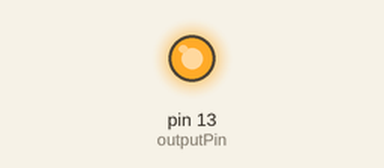
The sketch below on a simulated Arduino Uno, built with avr-gcc and run on an emulated ATmega328P. Shown: output pins drawn as LEDs (lit = HIGH).

Above: at 2.5 s.
At 7.5 s:
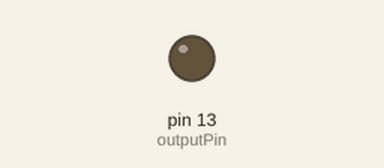
Timing chart, 0 to 13.0 s (numbered marks = the images above):
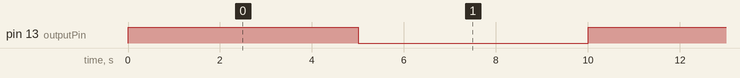

Measured:
- by itself, pin 13 (outputPin): alternates HIGH for 5.0 s and LOW for 5.0 s

The sketch:

TurnSwitchOn.ino
```cpp
//Turn connected heat lamp on and off every 5 seconds

// Define the output pin
int outputPin = 13;  // You can choose any digital pin, here we're using the built-in LED pin 13

void setup() {
  // Initialize the output pin as an OUTPUT
  pinMode(outputPin, OUTPUT);
}

void loop() {
  // Turn the output pin ON
  digitalWrite(outputPin, HIGH);
  // Wait for 5 seconds (5000 milliseconds)
  delay(5000);

  // Turn the output pin OFF
  digitalWrite(outputPin, LOW);
  // Wait for another 5 seconds
  delay(5000);
}
```
